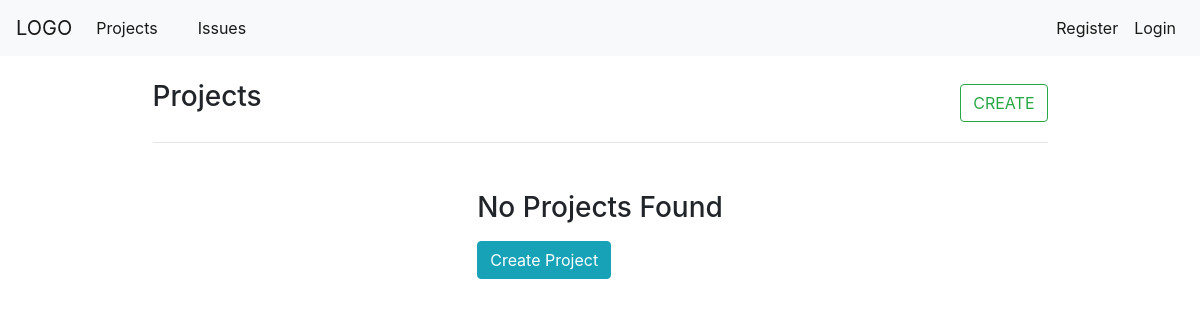
The page /projects/ on the database as committed earlier.
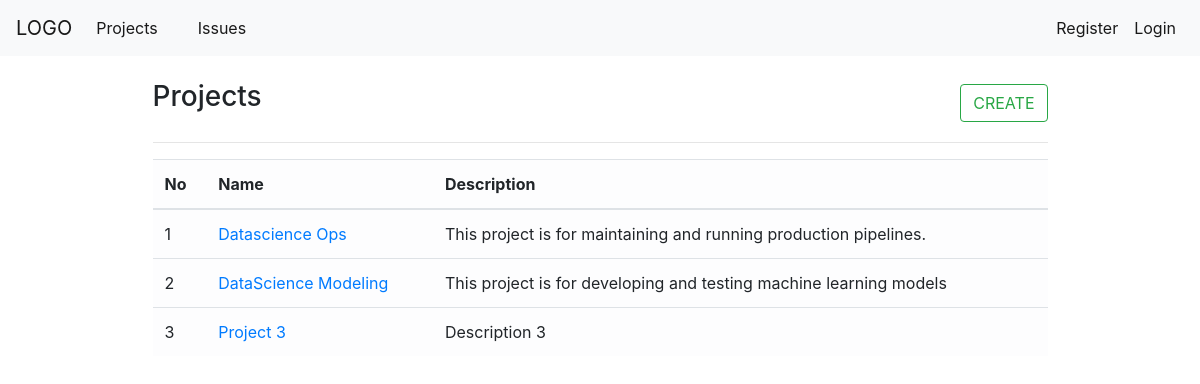
The same page on the database as committed later.
### projects/models.py (models this page shows, shortened)
class JiraProject(models.Model):
    name = models.CharField(max_length=100)
    description = models.TextField(default=None)

### projects/views.py (the view)
# urls.py: path("projects/", views.display_project, name='show-projects'),
def display_project(request):
    projects = JiraProject.objects.all()
    context = {
        'projects' : projects
    }
    return render(request, 'projects/projects.html', context)

### projects/templates/projects/projects.html
{% extends 'base.html' %}
{%load crispy_forms_tags %}
{% block content %}
	<div class='container col-10 row-2'>
		<div class="d-flex justify-content-between">
			<h3>Projects</h3>
			<a href="{% url 'create-project' %}"<button class="btn btn-outline-success mx-0 my-1">CREATE</button></a>
		</div>
		<hr>
		{% if projects %}
			<table class="table table-light table-hover">
				<thead>
					<tr>
						<th scope="col">No</th>
						<th scope="col">Name</th>
						<th scope="col">Description</th>
					</tr>
				</thead>
					<tbody>
						{% for project in projects %}
							<tr>
								<td scope="row">{{ project.pk }}</td>
								<td><a href="{% url 'show-details' project.pk %}">{{ project.name }}</a></td>
								<td>{{ project.description }} </td>
							</tr>
						{% endfor %}
					</tbody>
			</table>
		{% else %}
			<div class="container col-8 row-2 d-flex justify-content-center">
				<div class="p-2 mx-4, my-4">
					<h3> No Projects Found</h3>
					<a href="{% url 'create-project' %}"<button class="btn btn-info my-2">Create Project</button></a>
				</div>
			</div>
		{% endif %}
	</div>
{% endblock %}

Rows that differ between the two databases and show on the page:
added JiraProject: pk "1", name "Datascience Ops", description "This project is for maintaining and running production pipelines."
added JiraProject: pk "2", name "DataScience Modeling", description "This project is for developing and testing machine learning models"
added JiraProject: pk "3", name "Project 3", description "Description 3"
Other text that changed with them:
text no longer shown: "No Projects Found Create Project"
text now shown: "No Name Description"
